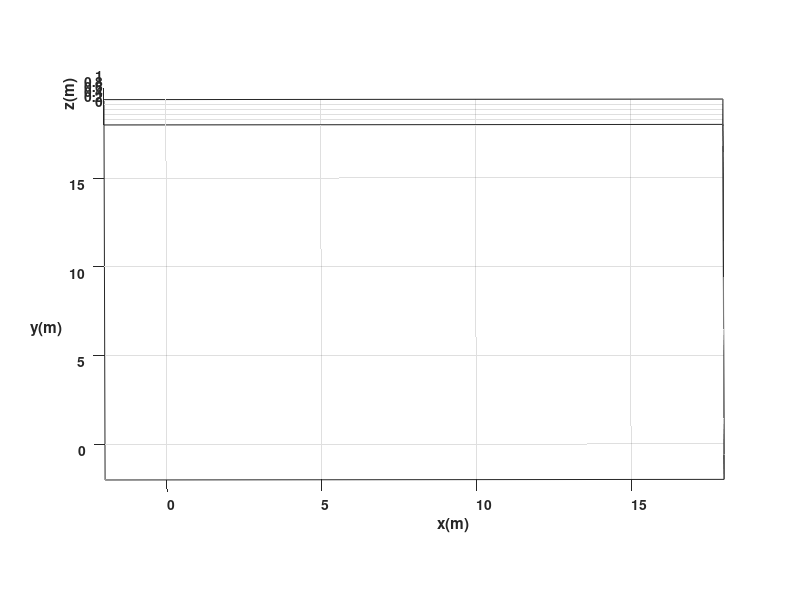

The MATLAB script that drew this image: (Note: this script raises an error after producing the figure.)
%Limpieza de pantalla
clear all
close all
clc

%1 TIEMPO %%%%%%%%%%%%%%%%%%%%%%%%%%%%%%%%%%%%%%%%%%%%%%%%%%%%%%%%
tf=120;             % Tiempo de simulación en segundos (s)
ts=0.1;            % Tiempo de muestreo en segundos (s)
t=0:ts:tf;         % Vector de tiempo
N= length(t);      % Muestras

%2 CONDICIONES INICIALES %%%%%%%%%%%%%%%%%%%%%%%%%%%%%%%%%%%%%%%%%
x1(1)=7;
y1(1)=8;
phi(1)=0;

hx(1)= x1(1);
hy(1)= y1(1);

%3 WAYPOINTS DE LA FIGURA %%%%%%%%%%%%%%%%%%%%%%%%%%%%%%%%%%%%%%%%
waypoints = [
   7,8;
   9,8;
   9,3;
   8,2;
   7,3;
   6.5,8;
   7,3;
   5,2;
   3,1;
   2,2;
   2,3;
   4,4;
   3,5;
   2.16,6.96;
   3,9;
   5,9;
   7,8;
   8,9;
   9,10;
   8,9;
   7,9;
   9,8;
   11,9;
   13,9;
   14,7;
   13,5;
   12,4;
   14, 3;
   14,2;
   12,1;
   11,2;
   10,3;
];

%4 LAZO ABIERTO - Generar v y w desde waypoints %%%%%%%%%%%%%%%%%%
% Las velocidades se calculan UNA SOLA VEZ antes del bucle
% No hay retroalimentacion ni corrección de error

v_ref  = 1.5;
w_giro = 2.0;

v = zeros(1,N);
w = zeros(1,N);

phi_aux = phi(1);
v_total = [];
w_total = [];

for i = 1:size(waypoints,1)-1
    x_ini = waypoints(i,1);   y_ini = waypoints(i,2);
    x_fin = waypoints(i+1,1); y_fin = waypoints(i+1,2);

    dist = sqrt((x_fin-x_ini)^2 + (y_fin-y_ini)^2);
    if dist < 0.001; continue; end

    angle_seg = atan2(y_fin-y_ini, x_fin-x_ini);

    % Fase GIRO (v=0, w≠0)
    d_angle = atan2(sin(angle_seg-phi_aux), cos(angle_seg-phi_aux));
    if abs(d_angle) > 0.01
        n_turn  = max(1, round(abs(d_angle)/w_giro/ts));
        v_total = [v_total, zeros(1,n_turn)];
        w_total = [w_total, sign(d_angle)*w_giro*ones(1,n_turn)];
    end
    phi_aux = angle_seg;

    % Fase TRASLACION (v≠0, w=0)
    n_move  = max(1, round(dist/v_ref/ts));
    v_total = [v_total, v_ref*ones(1,n_move)];
    w_total = [w_total, zeros(1,n_move)];
end

% Ajustar al tamaño N del vector de tiempo
if length(v_total) >= N
    v = v_total(1:N);
    w = w_total(1:N);
else
    v(1:length(v_total)) = v_total;
    w(1:length(w_total)) = w_total;
end

%5 BUCLE DE SIMULACION %%%%%%%%%%%%%%%%%%%%%%%%%%%%%%%%%%%%%%%%%%%
for k=1:N

    % Integración orientación
    phi(k+1)=phi(k)+w(k)*ts;

    % Modelo cinemático
    xp1=v(k)*cos(phi(k));
    yp1=v(k)*sin(phi(k));

    % Integración posición (Euler)
    x1(k+1)=x1(k)+ xp1*ts;
    y1(k+1)=y1(k)+ yp1*ts;

    % Punto de control
    hx(k+1)=x1(k+1);
    hy(k+1)=y1(k+1);

end

%%%%%%%%%%%%%%%%%%%%% SIMULACION VIRTUAL 3D %%%%%%%%%%%%%%%%%%%%%%

scene=figure;
set(scene,'Color','white');
set(gca,'FontWeight','bold');
sizeScreen=get(0,'ScreenSize');
set(scene,'position',sizeScreen);
camlight('headlight');
axis equal;
grid on;
box on;
xlabel('x(m)'); ylabel('y(m)'); zlabel('z(m)');

view([-0.1 35]);
axis([-2 18 -2 18 0 1]);

scale = 4;
MobileRobot_5;
H1=MobilePlot_4(x1(1),y1(1),phi(1),scale); hold on;

H2=plot3(hx(1),hy(1),0,'r','lineWidth',2);
H4=plot3(hx(1),hy(1),0,'go','lineWidth',2);

step=5;
for k=1:step:N
    delete(H1);
    delete(H2);
    H1=MobilePlot_4(x1(k),y1(k),phi(k),scale);
    H2=plot3(hx(1:k),hy(1:k),zeros(1,k),'r','lineWidth',2);
    drawnow;    
    pause(ts);


end

%%%%%%%%%%%%%%%%%%%%% Graficas %%%%%%%%%%%%%%%%%%%%%%%%%%%%%%%%%%%
graph=figure;
set(graph,'position',sizeScreen);
subplot(211)
plot(t,v,'b','LineWidth',2),grid('on'),xlabel('Tiempo [s]'),ylabel('m/s'),legend('Velocidad Lineal (v)');
subplot(212)
plot(t,w,'g','LineWidth',2),grid('on'),xlabel('Tiempo [s]'),ylabel('[rad/s]'),legend('Velocidad Angular (w)');
